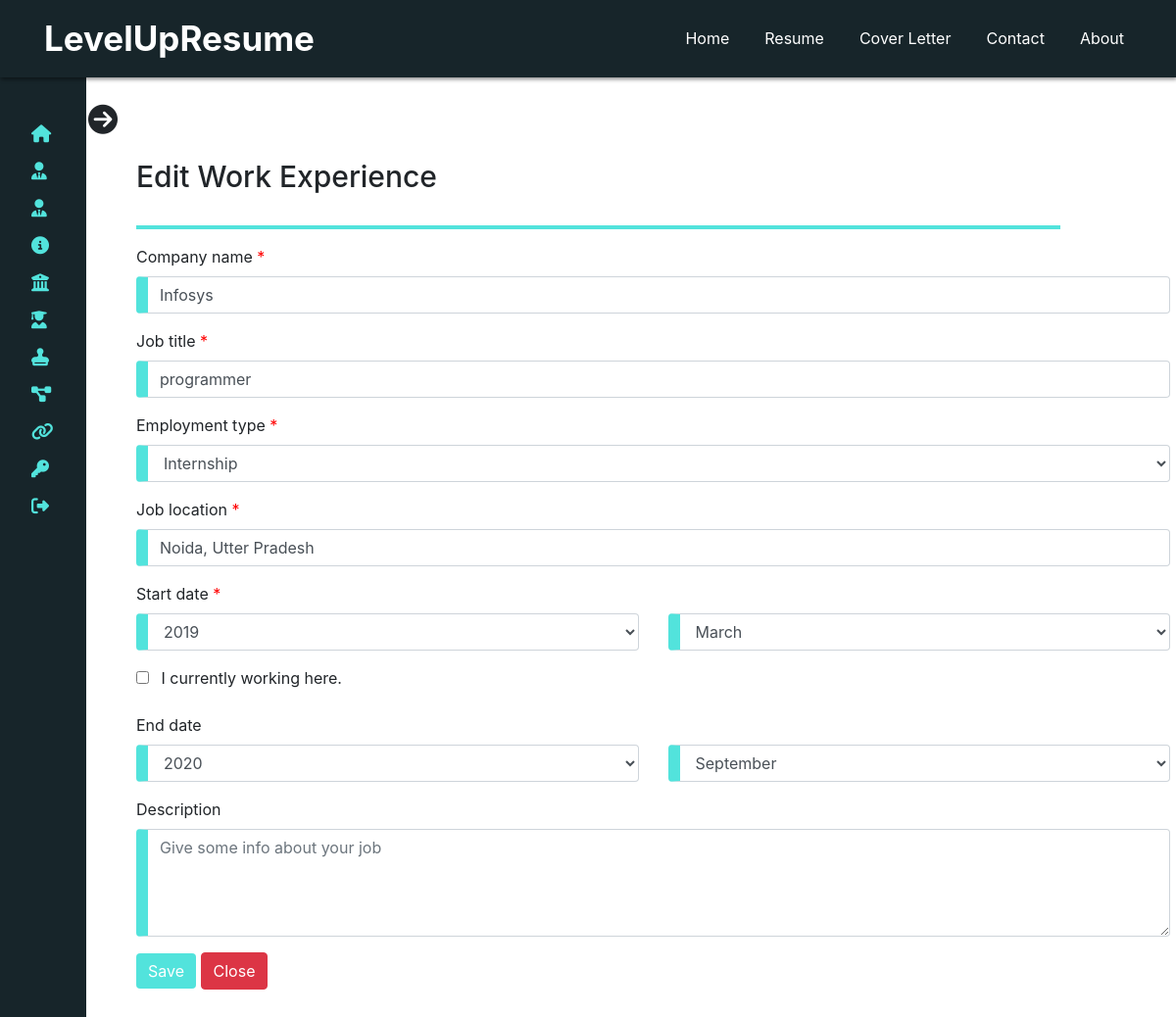
Screenshot of /user/userphpfiles/editworkexperience.php?edit_workexp_id=1 with the database file from the repository.
### tables this page shows
CREATE TABLE `workexperience` (
  `sno` int(11) NOT NULL,
  `companyname` varchar(255) NOT NULL,
  `jobtitle` varchar(255) NOT NULL,
  `employeetype` varchar(50) NOT NULL,
  `joblocation` varchar(255) NOT NULL,
  `startmonth` varchar(50) NOT NULL,
  `startyear` varchar(50) NOT NULL,
  `endmonth` varchar(50) DEFAULT NULL,
  `endyear` varchar(50) DEFAULT NULL,
  `currentlyworkhere` varchar(10) NOT NULL DEFAULT 'no',
  `description` text DEFAULT NULL,
  `userid` int(11) NOT NULL
);

### user/userphpfiles/editworkexperience.php (the view, shortened to what this page needs)
<?php
include '../../dbconnection.php';
?>
<!doctype html>
<html lang="en">
<head>
    <link rel="stylesheet" href="https://cdn.jsdelivr.net/npm/bootstrap@4.5.3/dist/css/bootstrap.min.css"
>
    <link rel="stylesheet" href="../css/UserStyle.css">
</head>
<body>
    <?php
    require 'hiddneuserNavbar.php';
    ?>
    <?php
    require 'hiddnesidebar.php';
    ?>
    <div class="main-containt">
        <div class="container">
            <div class="title-work-exp">
                <h1>Edit Work Experience</h1>
                <hr>
                <?php
                if (isset($_GET['edit_workexp_id'])) {
                    $sql = "SELECT * FROM `workexperience` WHERE sno =" . $_GET['edit_workexp_id'];
                    $result = mysqli_query($conn, $sql);
                    $row = mysqli_fetch_assoc($result);
                ?>
                <form action="" method="post" onsubmit="return workExperiencevalidation()" style="margin-bottom: 80px;">
                    <div class="form-group">
                        <label for="company-name">Company name <span style="color: red;">*</span></label>
                        <input type="text" name="companyname" class="form-control" id="company-name"
                            aria-describedby="emailHelp" placeholder="Google"
                            value="<?php echo $row['companyname']; ?>">
                    </div>
                    <div class="form-group">
                        <label for="job-title">Job title <span style="color: red;">*</span></label>
                        <input type="text" name="jobtitle" class="form-control" id="job-title"
                            aria-describedby="emailHelp" placeholder="SDE-1 " value="<?php echo $row['jobtitle']; ?>">
                    </div>
                    <div class="form-group">
                        <label for="employee-type">Employment type <span style="color: red;">*</span></label>
                        <select id="select-skill" name="employeetype" class="form-control employment-type">
                            <option value="<?php echo $row['employeetype']; ?>" selected>
                                <?php echo $row['employeetype']; ?>
                            </option>
                        </select>
                    </div>
                    <div class="form-group">
                        <label for="job-location">Job location <span style="color: red;">*</span></label>
                        <input type="text" name="joblocation" class="form-control" id="job-location"
                            aria-describedby="emailHelp" placeholder="Noida, Utter Pradesh"
                            value="<?php echo $row['joblocation']; ?>">
                    </div>
                    <div class="form-group">
                        <label for="exampleInputEmail1">Start date <span style="color: red;">*</span></label>
                        <div class="row">
                            <div class="col-md-6">
                                <select id="select-skill" name="startdateyear" class="form-control start-date-year">
                                    <option value="<?php echo $row['startyear']; ?>" selected>
                                        <?php echo $row['startyear']; ?>
                                    </option>
                                </select>
                            </div>
                            <div class="col-md-6">
                                <select id="select-skill" name="startdatemonth" class="form-control start-date-month">
                                    <option value="<?php echo $row['startmonth']; ?>" selected>
                                        <?php echo $row['startmonth']; ?>
                                    </option>
                                </select>
                            </div>
                        </div>
                    </div>
                    <div class="form-group">
                        <?php
                    $checkvalue = 'checked';
                    if ($row['currentlyworkhere'] == 'yes') {
                        echo '<input type="checkbox" name="currentworkhere" value="yes" class="currentworking"' . $checkvalue . '>';
                    } else {
                        echo '<input type="checkbox" name="currentworkhere" value="yes" class="currentworking">';
                    }
                        ?>
                        <label for="currentworking" style="padding-left: 8px;"> I currently working here.</label>
                    </div>
                    <div class="form-group end-date">
                        <label for="exampleInputEmail1">End date</label>
                        <div class="row">
                            <div class="col-md-6">
                                <select id="select-skill" name="enddateyear" class="form-control end-date-year">
                                    <option value="<?php echo $row['endyear']; ?>" selected>
                                        <?php echo $row['endyear']; ?>
                                    </option>
                                </select>
                            </div>
                            <div class="col-md-6">
                                <select id="select-skill" name="enddatemonth" class="form-control end-date-month">
                                    <option value="<?php echo $row['endmonth']; ?>" selected>
                                        <?php echo $row['endmonth']; ?>
                                    </option>
                                </select>
                            </div>
                        </div>
                    </div>
                    <div class="form-group">
                        <label for="description">Description</label>
                        <textarea name="discription" cols="30" rows="4" class="form-control" id="description"
                            aria-describedby="emailHelp"
                            placeholder="Give some info about your job"><?php echo $row['description']; ?></textarea>
                    </div>
                    <div>
                        <button type="submit" class="btn btn-primary btn-background-colour">Save</button>
                        <a href="../workexperience.php" class="btn btn-danger">Close</a>
                    </div>
                </form>
                <?php
                }
                ?>
            </div>
        </div>
    </div>
</body>
</html>

### user/css/UserStyle.css (style rules this page uses)
* { padding: 0px; margin: 0px; box-sizing: border-box; }
body { font-size: 16px; }
h1, h2, h3, h4, h5, h6 { font-weight: bold; }
a { text-decoration: none; }
input[type=email], input[type=password], input[type=text], #select-skill, .select-option, textarea { width: 100% !important; border-left: 12px solid rgb(82, 227, 220) !important; }
:root { --tran-03: all 0.2s ease; --tran-03: all 0.3s ease; --tran-04: all 0.3s ease; --tran-05: all 0.3s ease; }
.btn-background-colour { background-color: rgb(82, 227, 220); border: none; outline: none; }
.main-containt { position: absolute; margin-top: 150px; margin-left: 270px; width: calc(100% - 360px); transition: var(--tran-05); z-index: -1; }
.main-containt h1 { font-size: 30px; font-weight: 500; color: var(--text-color); padding: 12px 0px; }
.left-sidebar.close-sidebar~.main-containt { margin-top: 150px; margin-left: 112px; width: calc(100% - 115px); }
.main-containt .container { margin-left: 12px; }
.main-containt .container .title-work-exp hr { width: 89%; margin-top: 20px; border: 2px solid rgb(82, 227, 220); }

### rows the page displays
workexperience: companyname "Infosys", jobtitle "programmer", employeetype "Internship", joblocation "Noida, Utter Pradesh", startdateyear "2019", startdatemonth "March", enddateyear "2020", enddatemonth "September"
